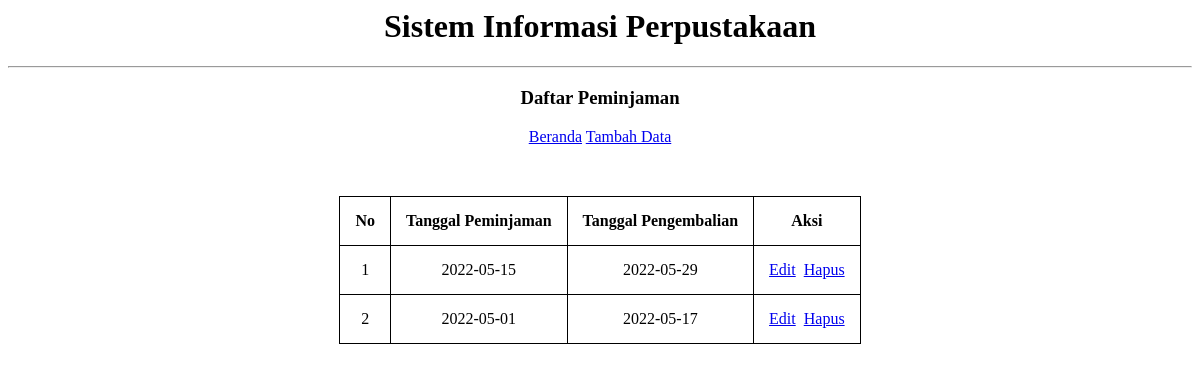
The app's page /Peminjaman.php with its own data.
### tables this page shows
CREATE TABLE `peminjaman` (
  `id_peminjaman` int(11) NOT NULL,
  `tgl_pinjam` date NOT NULL,
  `tgl_kembali` date NOT NULL
);

### Model.php (called while the page is built, shortened)
<?php
    class Model
    {
        public function getPeminjaman()
        {
            $sql = "SELECT * FROM peminjaman";
            $result = mysqli_query($GLOBALS['koneksi'], $sql);
            return $result;
        }
    }
?>

### Peminjaman.php (the view, shortened to what this page needs)
<?php
    require "Model.php";
    $no = 1;
    $peminjaman = new Model();
    $result = $peminjaman->getPeminjaman();
?>
<html>
    <head>
    </head>
    <body>
        <h1>Sistem Informasi Perpustakaan</h1>
        <hr>
        <h3>Daftar Peminjaman</h3>
        <a href='index.php'>Beranda</a>
        <a href='FormPeminjaman.php'>Tambah Data</a>
        <p>&nbsp;</p>
        <table>
            <thead>
                <tr>
                <th>No</th>
                <th>Tanggal Peminjaman</th>
                <th>Tanggal Pengembalian</th>
                <th>Aksi</th>
                </tr>
            </thead>
            <tbody>
                <?php while ($row = mysqli_fetch_assoc($result))  { ?>
                <tr>
                    <td><?= $no++ ?></td>
                    <td><?= $row['tgl_pinjam'] ?></td>
                    <td><?= $row['tgl_kembali'] ?></td>
                    <td>
                        <a href="FormPeminjaman.php?id_peminjaman=<?= $row['id_peminjaman']; ?>">Edit</a>&nbsp;
                        <a href="javascript:confirmDelete('Peminjaman.php?id_peminjaman=<?= $row['id_peminjaman']; ?>')">Hapus</a>
                    </td>
                </tr>
                <?php } ?>
            </tbody>
        </table>
    </body>
</html>

### Peminjaman.php (style rules this page uses)
table, tr, th, td { text-align: center; margin-left: auto; margin-right: auto; border: 1px solid black; border-collapse: collapse; }
tr, th, td { padding: 15px; }
body { text-align: center; }

### records on screen
peminjaman: tgl_pinjam "2022-05-15", tgl_kembali "2022-05-29"
peminjaman: tgl_pinjam "2022-05-01", tgl_kembali "2022-05-17"
